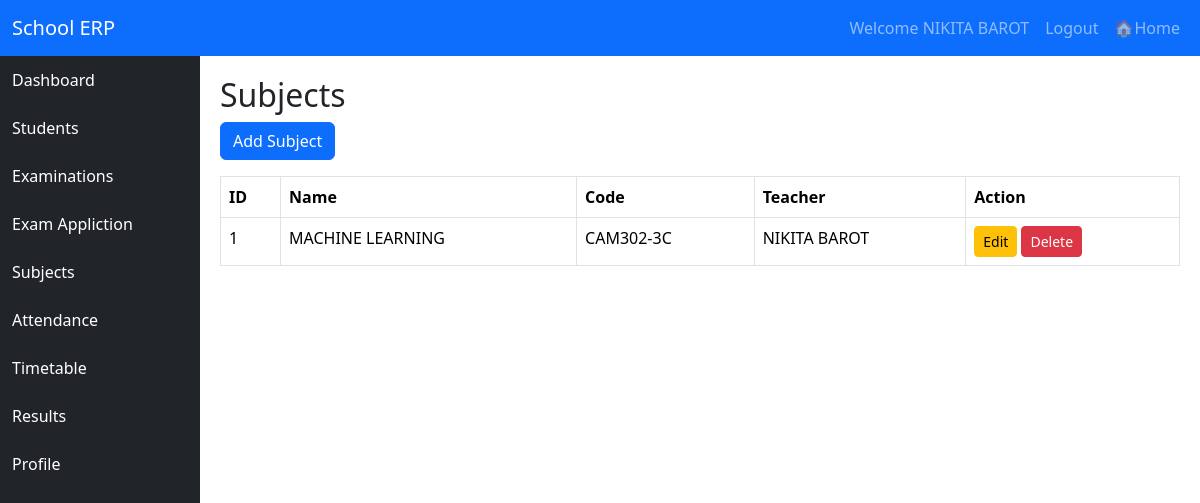
/subjects/ (signed in), run on the app's committed database.
### accounts/models.py (models this page shows, shortened)
class User(AbstractUser):
    ROLE_CHOICES = [
        ('admin','Admin'),
        ('teacher','Teacher'),
        ('student','Student'),
    ]
    role = models.CharField(
        max_length=20,
        choices=ROLE_CHOICES
    )

### subjects/models.py (models this page shows, shortened)
class Subject(models.Model):
    name = models.CharField(
        max_length=100,
        unique=True
        )
    code = models.CharField(
        max_length=9,
        unique=True
    )
    teacher = models.ForeignKey(
        Teacher,
        on_delete=models.SET_NULL,
        null=True,
        blank=True
    )

### teachers/models.py (models this page shows, shortened)
class Teacher(models.Model):
    user = models.OneToOneField(
        User,
        on_delete=models.CASCADE
    )
    teacher_id = models.CharField(
        max_length=10,
        unique=True
    )
    name = models.CharField(max_length=100)
    email = models.EmailField(unique=True)
    mobile = models.CharField(max_length=10 , unique=True)
    date_of_joining = models.DateField(null=True, blank=True)
    address = models.TextField()
    photo = models.ImageField(
        upload_to='teachers/',
        blank=True,
        null=True
    )
    def __str__(self):
        return self.name

### subjects/views.py (the view)
# urls.py: path('', views.subject_list, name='subject_list'),
def subject_list(request):
    subjects = Subject.objects.all()
    context = {
        'subjects' : subjects
    }
    return render(request, 'subjects/subject_list.html', context)

### templates/subjects/subject_list.html (shortened to what this page needs)
{% extends 'base.html' %}
{% block content %}
<h2>Subjects</h2>
<a href="{% url 'subject_add' %}"
   class="btn btn-primary mb-3">
    Add Subject
</a>
<table class="table table-bordered">
    <tr>
        <th>ID</th>
        <th>Name</th>
        <th>Code</th>
        <th>Teacher</th>
        <th>Action</th>
    </tr>
    {% for subject in subjects %}
    <tr>
        <td>{{ subject.id }}</td>
        <td>{{ subject.name }}</td>
        <td>{{ subject.code }}</td>
        <td>{{ subject.teacher }}</td>
        <td>
            <a href="{% url 'subject_update' subject.id %}"
               class="btn btn-warning btn-sm">
                Edit
            </a>
            <a href="{% url 'subject_delete' subject.id %}"
               class="btn btn-danger btn-sm">
                Delete
            </a>
        </td>
    </tr>
    {% endfor %}
</table>
{% endblock %}

### templates/navbar.html (shortened to what this page needs)
<nav class="navbar navbar-expand-lg navbar-dark bg-primary">
    <div class="container-fluid">
        <a class="navbar-brand" href="#">
            School ERP
        </a>
        <div class="collapse navbar-collapse"
             id="navbarNav">
            <ul class="navbar-nav ms-auto">
                {% if user.is_authenticated %}
                <li class="nav-item">
                    <span class="nav-link">
                        Welcome {{ user.username }}
                    </span>
                </li>
                <li class="nav-item">
                    <a class="nav-link"
                       href="{% url 'logout' %}">
                        Logout
                    </a>
                </li>
                <li class="nav-item">
                    <a class="nav-link"
                       href="{% url 'home_redirect' %}">
                        🏠Home
                    </a>
                </li>
                {% endif %}
            </ul>
        </div>
    </div>
</nav>

### data on the page
User: username "NIKITA BAROT"
Subject: id "1", name "MACHINE LEARNING", code "CAM302-3C", teacher "NIKITA BAROT"
